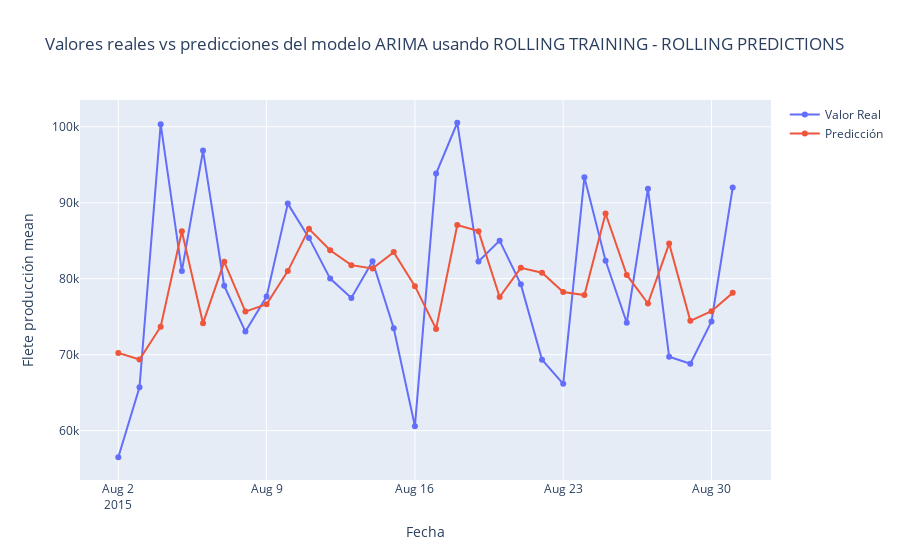

Notebook code cell kept with this figure:
### Code cell
plot_arima(
    test_df,
    values_arima_rolling,
    predictions_arima_rolling,
    title="Valores reales vs predicciones del modelo ARIMA usando ROLLING TRAINING - ROLLING PREDICTIONS",
)

### Figure 1 — Plotly figure (JSON) as saved in the notebook; plotly's stock layout.template omitted (floating-point values rounded to 4 significant figures)
{"data": [{"hovertemplate": "Series=Valor Real<br>Fecha=%{x}<br>Flete producción mean=%{y}<extra></extra>", "legendgroup": "Valor Real", "line": {"color": "#636efa", "dash": "solid"}, "marker": {"symbol": "circle"}, "mode": "lines+markers", "name": "Valor Real", "orientation": "v", "showlegend": true, "type": "scatter", "x": ["2015-08-02T00:00:00", "2015-08-03T00:00:00", "2015-08-04T00:00:00", "2015-08-05T00:00:00", "2015-08-06T00:00:00", "2015-08-07T00:00:00", "2015-08-08T00:00:00", "2015-08-09T00:00:00", "2015-08-10T00:00:00", "2015-08-11T00:00:00", "2015-08-12T00:00:00", "2015-08-13T00:00:00", "2015-08-14T00:00:00", "2015-08-15T00:00:00", "2015-08-16T00:00:00", "2015-08-17T00:00:00", "2015-08-18T00:00:00", "2015-08-19T00:00:00", "2015-08-20T00:00:00", "2015-08-21T00:00:00", "2015-08-22T00:00:00", "2015-08-23T00:00:00", "2015-08-24T00:00:00", "2015-08-25T00:00:00", "2015-08-26T00:00:00", "2015-08-27T00:00:00", "2015-08-28T00:00:00", "2015-08-29T00:00:00", "2015-08-30T00:00:00", "2015-08-31T00:00:00"], "xaxis": "x", "y": [56499, 65712, 100339, 80999, 96870, 79060, 73044, 77648, 89887, 85371, 80016, 77471, 82299, 73489, 60586, 93839, 100529, 82260, 85008, 79257, 69344, 66164, 93346, 82358, 74204, 91839, 69723, 68812, 74384, 91991], "yaxis": "y"}, {"hovertemplate": "Series=Predicción<br>Fecha=%{x}<br>Flete producción mean=%{y}<extra></extra>", "legendgroup": "Predicción", "line": {"color": "#EF553B", "dash": "solid"}, "marker": {"symbol": "circle"}, "mode": "lines+markers", "name": "Predicción", "orientation": "v", "showlegend": true, "type": "scatter", "x": ["2015-08-02T00:00:00", "2015-08-03T00:00:00", "2015-08-04T00:00:00", "2015-08-05T00:00:00", "2015-08-06T00:00:00", "2015-08-07T00:00:00", "2015-08-08T00:00:00", "2015-08-09T00:00:00", "2015-08-10T00:00:00", "2015-08-11T00:00:00", "2015-08-12T00:00:00", "2015-08-13T00:00:00", "2015-08-14T00:00:00", "2015-08-15T00:00:00", "2015-08-16T00:00:00", "2015-08-17T00:00:00", "2015-08-18T00:00:00", "2015-08-19T00:00:00", "2015-08-20T00:00:00", "2015-08-21T00:00:00", "2015-08-22T00:00:00", "2015-08-23T00:00:00", "2015-08-24T00:00:00", "2015-08-25T00:00:00", "2015-08-26T00:00:00", "2015-08-27T00:00:00", "2015-08-28T00:00:00", "2015-08-29T00:00:00", "2015-08-30T00:00:00", "2015-08-31T00:00:00"], "xaxis": "x", "y": [70230.0, 69370.0, 73680.0, 86260.0, 74150.0, 82220.0, 75670.0, 76630.0, 81000.0, 86560.0, 83750.0, 81790.0, 81340.0, 83500.0, 79020.0, 73390.0, 87060.0, 86260.0, 77600.0, 81430.0, 80800.0, 78250.0, 77850.0, 88580.0, 80490.0, 76740.0, 84630.0, 74450.0, 75730.0, 78140.0], "yaxis": "y"}], "layout": {"legend": {"title": {"text": ""}, "tracegroupgap": 0}, "title": {"text": "Valores reales vs predicciones del modelo ARIMA usando ROLLING TRAINING - ROLLING PREDICTIONS"}, "xaxis": {"anchor": "y", "domain": [0, 1], "title": {"text": "Fecha"}}, "yaxis": {"anchor": "x", "domain": [0, 1], "title": {"text": "Flete producción mean"}}}}
